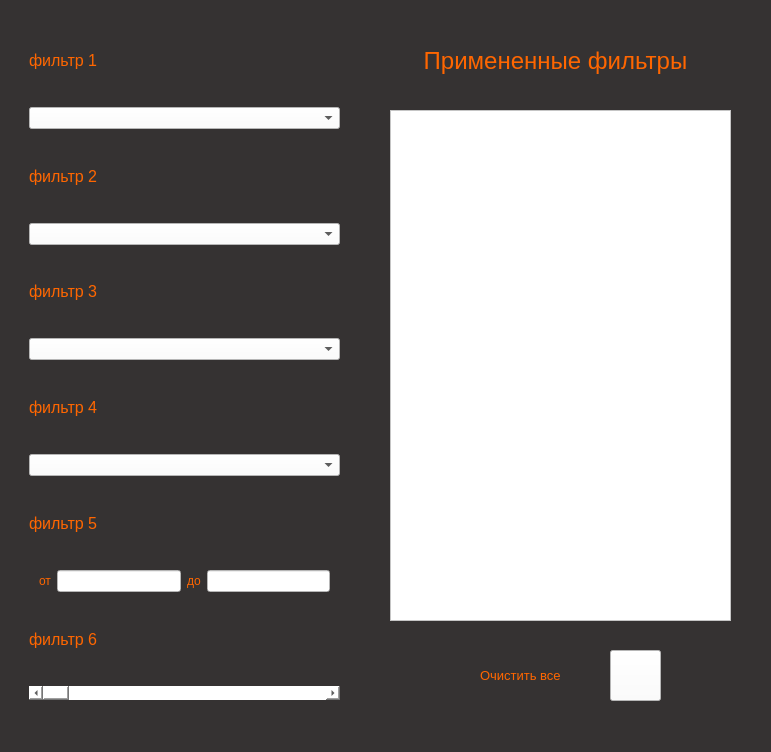
<?xml version="1.0" encoding="UTF-8"?>
<ui version="4.0">
 <class>MainWindow</class>
 <widget class="QMainWindow" name="MainWindow">
  <property name="geometry">
   <rect>
    <x>0</x>
    <y>0</y>
    <width>771</width>
    <height>752</height>
   </rect>
  </property>
  <property name="windowTitle">
   <string>Фильтр</string>
  </property>
  <property name="styleSheet">
   <string notr="true">background-color: #353232</string>
  </property>
  <property name="animated">
   <bool>false</bool>
  </property>
  <widget class="QWidget" name="centralwidget">
   <widget class="QWidget" name="verticalLayoutWidget">
    <property name="geometry">
     <rect>
      <x>9</x>
      <y>9</y>
      <width>351</width>
      <height>711</height>
     </rect>
    </property>
    <layout class="QVBoxLayout" name="verticalLayout">
     <property name="leftMargin">
      <number>20</number>
     </property>
     <property name="topMargin">
      <number>10</number>
     </property>
     <property name="rightMargin">
      <number>20</number>
     </property>
     <property name="bottomMargin">
      <number>20</number>
     </property>
     <item>
      <widget class="QLabel" name="lbl_1">
       <property name="font">
        <font>
         <pointsize>12</pointsize>
        </font>
       </property>
       <property name="styleSheet">
        <string notr="true">color: #FF6600</string>
       </property>
       <property name="text">
        <string>фильтр 1</string>
       </property>
      </widget>
     </item>
     <item>
      <widget class="QComboBox" name="box_f1">
       <property name="sizePolicy">
        <sizepolicy hsizetype="Preferred" vsizetype="Fixed">
         <horstretch>0</horstretch>
         <verstretch>0</verstretch>
        </sizepolicy>
       </property>
       <property name="palette">
        <palette>
         <active>
          <colorrole role="Button">
           <brush brushstyle="SolidPattern">
            <color alpha="255">
             <red>255</red>
             <green>255</green>
             <blue>255</blue>
            </color>
           </brush>
          </colorrole>
          <colorrole role="Base">
           <brush brushstyle="SolidPattern">
            <color alpha="255">
             <red>255</red>
             <green>255</green>
             <blue>255</blue>
            </color>
           </brush>
          </colorrole>
          <colorrole role="Window">
           <brush brushstyle="SolidPattern">
            <color alpha="255">
             <red>255</red>
             <green>255</green>
             <blue>255</blue>
            </color>
           </brush>
          </colorrole>
         </active>
         <inactive>
          <colorrole role="Button">
           <brush brushstyle="SolidPattern">
            <color alpha="255">
             <red>255</red>
             <green>255</green>
             <blue>255</blue>
            </color>
           </brush>
          </colorrole>
          <colorrole role="Base">
           <brush brushstyle="SolidPattern">
            <color alpha="255">
             <red>255</red>
             <green>255</green>
             <blue>255</blue>
            </color>
           </brush>
          </colorrole>
          <colorrole role="Window">
           <brush brushstyle="SolidPattern">
            <color alpha="255">
             <red>255</red>
             <green>255</green>
             <blue>255</blue>
            </color>
           </brush>
          </colorrole>
         </inactive>
         <disabled>
          <colorrole role="Button">
           <brush brushstyle="SolidPattern">
            <color alpha="255">
             <red>255</red>
             <green>255</green>
             <blue>255</blue>
            </color>
           </brush>
          </colorrole>
          <colorrole role="Base">
           <brush brushstyle="SolidPattern">
            <color alpha="255">
             <red>255</red>
             <green>255</green>
             <blue>255</blue>
            </color>
           </brush>
          </colorrole>
          <colorrole role="Window">
           <brush brushstyle="SolidPattern">
            <color alpha="255">
             <red>255</red>
             <green>255</green>
             <blue>255</blue>
            </color>
           </brush>
          </colorrole>
         </disabled>
        </palette>
       </property>
       <property name="font">
        <font>
         <strikeout>false</strikeout>
        </font>
       </property>
       <property name="focusPolicy">
        <enum>Qt::ClickFocus</enum>
       </property>
       <property name="contextMenuPolicy">
        <enum>Qt::CustomContextMenu</enum>
       </property>
       <property name="styleSheet">
        <string notr="true">background-color: white</string>
       </property>
      </widget>
     </item>
     <item>
      <widget class="QLabel" name="lbl_2">
       <property name="font">
        <font>
         <pointsize>12</pointsize>
        </font>
       </property>
       <property name="styleSheet">
        <string notr="true">color: #FF6600</string>
       </property>
       <property name="text">
        <string>фильтр 2</string>
       </property>
      </widget>
     </item>
     <item>
      <widget class="QComboBox" name="box_f2">
       <property name="palette">
        <palette>
         <active>
          <colorrole role="Button">
           <brush brushstyle="SolidPattern">
            <color alpha="255">
             <red>255</red>
             <green>255</green>
             <blue>255</blue>
            </color>
           </brush>
          </colorrole>
          <colorrole role="Base">
           <brush brushstyle="SolidPattern">
            <color alpha="255">
             <red>255</red>
             <green>255</green>
             <blue>255</blue>
            </color>
           </brush>
          </colorrole>
          <colorrole role="Window">
           <brush brushstyle="SolidPattern">
            <color alpha="255">
             <red>255</red>
             <green>255</green>
             <blue>255</blue>
            </color>
           </brush>
          </colorrole>
         </active>
         <inactive>
          <colorrole role="Button">
           <brush brushstyle="SolidPattern">
            <color alpha="255">
             <red>255</red>
             <green>255</green>
             <blue>255</blue>
            </color>
           </brush>
          </colorrole>
          <colorrole role="Base">
           <brush brushstyle="SolidPattern">
            <color alpha="255">
             <red>255</red>
             <green>255</green>
             <blue>255</blue>
            </color>
           </brush>
          </colorrole>
          <colorrole role="Window">
           <brush brushstyle="SolidPattern">
            <color alpha="255">
             <red>255</red>
             <green>255</green>
             <blue>255</blue>
            </color>
           </brush>
          </colorrole>
         </inactive>
         <disabled>
          <colorrole role="Button">
           <brush brushstyle="SolidPattern">
            <color alpha="255">
             <red>255</red>
             <green>255</green>
             <blue>255</blue>
            </color>
           </brush>
          </colorrole>
          <colorrole role="Base">
           <brush brushstyle="SolidPattern">
            <color alpha="255">
             <red>255</red>
             <green>255</green>
             <blue>255</blue>
            </color>
           </brush>
          </colorrole>
          <colorrole role="Window">
           <brush brushstyle="SolidPattern">
            <color alpha="255">
             <red>255</red>
             <green>255</green>
             <blue>255</blue>
            </color>
           </brush>
          </colorrole>
         </disabled>
        </palette>
       </property>
       <property name="focusPolicy">
        <enum>Qt::ClickFocus</enum>
       </property>
       <property name="styleSheet">
        <string notr="true">background-color: white</string>
       </property>
      </widget>
     </item>
     <item>
      <widget class="QLabel" name="lbl_3">
       <property name="font">
        <font>
         <pointsize>12</pointsize>
        </font>
       </property>
       <property name="styleSheet">
        <string notr="true">color: #FF6600</string>
       </property>
       <property name="text">
        <string>фильтр 3</string>
       </property>
      </widget>
     </item>
     <item>
      <widget class="QComboBox" name="box_f3">
       <property name="palette">
        <palette>
         <active>
          <colorrole role="Button">
           <brush brushstyle="SolidPattern">
            <color alpha="255">
             <red>255</red>
             <green>255</green>
             <blue>255</blue>
            </color>
           </brush>
          </colorrole>
          <colorrole role="Base">
           <brush brushstyle="SolidPattern">
            <color alpha="255">
             <red>255</red>
             <green>255</green>
             <blue>255</blue>
            </color>
           </brush>
          </colorrole>
          <colorrole role="Window">
           <brush brushstyle="SolidPattern">
            <color alpha="255">
             <red>255</red>
             <green>255</green>
             <blue>255</blue>
            </color>
           </brush>
          </colorrole>
         </active>
         <inactive>
          <colorrole role="Button">
           <brush brushstyle="SolidPattern">
            <color alpha="255">
             <red>255</red>
             <green>255</green>
             <blue>255</blue>
            </color>
           </brush>
          </colorrole>
          <colorrole role="Base">
           <brush brushstyle="SolidPattern">
            <color alpha="255">
             <red>255</red>
             <green>255</green>
             <blue>255</blue>
            </color>
           </brush>
          </colorrole>
          <colorrole role="Window">
           <brush brushstyle="SolidPattern">
            <color alpha="255">
             <red>255</red>
             <green>255</green>
             <blue>255</blue>
            </color>
           </brush>
          </colorrole>
         </inactive>
         <disabled>
          <colorrole role="Button">
           <brush brushstyle="SolidPattern">
            <color alpha="255">
             <red>255</red>
             <green>255</green>
             <blue>255</blue>
            </color>
           </brush>
          </colorrole>
          <colorrole role="Base">
           <brush brushstyle="SolidPattern">
            <color alpha="255">
             <red>255</red>
             <green>255</green>
             <blue>255</blue>
            </color>
           </brush>
          </colorrole>
          <colorrole role="Window">
           <brush brushstyle="SolidPattern">
            <color alpha="255">
             <red>255</red>
             <green>255</green>
             <blue>255</blue>
            </color>
           </brush>
          </colorrole>
         </disabled>
        </palette>
       </property>
       <property name="focusPolicy">
        <enum>Qt::ClickFocus</enum>
       </property>
       <property name="styleSheet">
        <string notr="true">background-color: white</string>
       </property>
      </widget>
     </item>
     <item>
      <widget class="QLabel" name="lbl_4">
       <property name="font">
        <font>
         <pointsize>12</pointsize>
        </font>
       </property>
       <property name="styleSheet">
        <string notr="true">color: #FF6600</string>
       </property>
       <property name="text">
        <string>фильтр 4</string>
       </property>
      </widget>
     </item>
     <item>
      <widget class="QComboBox" name="box_f4">
       <property name="palette">
        <palette>
         <active>
          <colorrole role="Button">
           <brush brushstyle="SolidPattern">
            <color alpha="255">
             <red>255</red>
             <green>255</green>
             <blue>255</blue>
            </color>
           </brush>
          </colorrole>
          <colorrole role="Base">
           <brush brushstyle="SolidPattern">
            <color alpha="255">
             <red>255</red>
             <green>255</green>
             <blue>255</blue>
            </color>
           </brush>
          </colorrole>
          <colorrole role="Window">
           <brush brushstyle="SolidPattern">
            <color alpha="255">
             <red>255</red>
             <green>255</green>
             <blue>255</blue>
            </color>
           </brush>
          </colorrole>
         </active>
         <inactive>
          <colorrole role="Button">
           <brush brushstyle="SolidPattern">
            <color alpha="255">
             <red>255</red>
             <green>255</green>
             <blue>255</blue>
            </color>
           </brush>
          </colorrole>
          <colorrole role="Base">
           <brush brushstyle="SolidPattern">
            <color alpha="255">
             <red>255</red>
             <green>255</green>
             <blue>255</blue>
            </color>
           </brush>
          </colorrole>
          <colorrole role="Window">
           <brush brushstyle="SolidPattern">
            <color alpha="255">
             <red>255</red>
             <green>255</green>
             <blue>255</blue>
            </color>
           </brush>
          </colorrole>
         </inactive>
         <disabled>
          <colorrole role="Button">
           <brush brushstyle="SolidPattern">
            <color alpha="255">
             <red>255</red>
             <green>255</green>
             <blue>255</blue>
            </color>
           </brush>
          </colorrole>
          <colorrole role="Base">
           <brush brushstyle="SolidPattern">
            <color alpha="255">
             <red>255</red>
             <green>255</green>
             <blue>255</blue>
            </color>
           </brush>
          </colorrole>
          <colorrole role="Window">
           <brush brushstyle="SolidPattern">
            <color alpha="255">
             <red>255</red>
             <green>255</green>
             <blue>255</blue>
            </color>
           </brush>
          </colorrole>
         </disabled>
        </palette>
       </property>
       <property name="focusPolicy">
        <enum>Qt::ClickFocus</enum>
       </property>
       <property name="styleSheet">
        <string notr="true">background-color: white</string>
       </property>
      </widget>
     </item>
     <item>
      <widget class="QLabel" name="lbl_5">
       <property name="font">
        <font>
         <pointsize>12</pointsize>
        </font>
       </property>
       <property name="styleSheet">
        <string notr="true">color: #FF6600</string>
       </property>
       <property name="text">
        <string>фильтр 5</string>
       </property>
      </widget>
     </item>
     <item>
      <layout class="QHBoxLayout" name="horizontalLayout">
       <property name="leftMargin">
        <number>10</number>
       </property>
       <property name="rightMargin">
        <number>10</number>
       </property>
       <item>
        <widget class="QLabel" name="lbl_from">
         <property name="styleSheet">
          <string notr="true">color: #FF6600</string>
         </property>
         <property name="text">
          <string>от</string>
         </property>
        </widget>
       </item>
       <item>
        <widget class="QLineEdit" name="line_from">
         <property name="styleSheet">
          <string notr="true">background-color: white</string>
         </property>
        </widget>
       </item>
       <item>
        <widget class="QLabel" name="lbl_to">
         <property name="styleSheet">
          <string notr="true">color: #FF6600</string>
         </property>
         <property name="text">
          <string>до</string>
         </property>
        </widget>
       </item>
       <item>
        <widget class="QLineEdit" name="line_to">
         <property name="styleSheet">
          <string notr="true">background-color: white</string>
         </property>
        </widget>
       </item>
      </layout>
     </item>
     <item>
      <widget class="QLabel" name="lbl_6">
       <property name="font">
        <font>
         <pointsize>12</pointsize>
        </font>
       </property>
       <property name="styleSheet">
        <string notr="true">color: #FF6600</string>
       </property>
       <property name="text">
        <string>фильтр 6</string>
       </property>
      </widget>
     </item>
     <item>
      <widget class="QScrollBar" name="horizontalScrollBar">
       <property name="palette">
        <palette>
         <active>
          <colorrole role="Button">
           <brush brushstyle="SolidPattern">
            <color alpha="255">
             <red>255</red>
             <green>255</green>
             <blue>255</blue>
            </color>
           </brush>
          </colorrole>
          <colorrole role="Base">
           <brush brushstyle="SolidPattern">
            <color alpha="255">
             <red>255</red>
             <green>255</green>
             <blue>255</blue>
            </color>
           </brush>
          </colorrole>
          <colorrole role="Window">
           <brush brushstyle="SolidPattern">
            <color alpha="255">
             <red>255</red>
             <green>255</green>
             <blue>255</blue>
            </color>
           </brush>
          </colorrole>
         </active>
         <inactive>
          <colorrole role="Button">
           <brush brushstyle="SolidPattern">
            <color alpha="255">
             <red>255</red>
             <green>255</green>
             <blue>255</blue>
            </color>
           </brush>
          </colorrole>
          <colorrole role="Base">
           <brush brushstyle="SolidPattern">
            <color alpha="255">
             <red>255</red>
             <green>255</green>
             <blue>255</blue>
            </color>
           </brush>
          </colorrole>
          <colorrole role="Window">
           <brush brushstyle="SolidPattern">
            <color alpha="255">
             <red>255</red>
             <green>255</green>
             <blue>255</blue>
            </color>
           </brush>
          </colorrole>
         </inactive>
         <disabled>
          <colorrole role="Button">
           <brush brushstyle="SolidPattern">
            <color alpha="255">
             <red>255</red>
             <green>255</green>
             <blue>255</blue>
            </color>
           </brush>
          </colorrole>
          <colorrole role="Base">
           <brush brushstyle="SolidPattern">
            <color alpha="255">
             <red>255</red>
             <green>255</green>
             <blue>255</blue>
            </color>
           </brush>
          </colorrole>
          <colorrole role="Window">
           <brush brushstyle="SolidPattern">
            <color alpha="255">
             <red>255</red>
             <green>255</green>
             <blue>255</blue>
            </color>
           </brush>
          </colorrole>
         </disabled>
        </palette>
       </property>
       <property name="focusPolicy">
        <enum>Qt::TabFocus</enum>
       </property>
       <property name="styleSheet">
        <string notr="true">background-color: white</string>
       </property>
       <property name="orientation">
        <enum>Qt::Horizontal</enum>
       </property>
      </widget>
     </item>
    </layout>
   </widget>
   <widget class="QPlainTextEdit" name="text_filters">
    <property name="geometry">
     <rect>
      <x>390</x>
      <y>110</y>
      <width>341</width>
      <height>511</height>
     </rect>
    </property>
    <property name="styleSheet">
     <string notr="true">background-color: white</string>
    </property>
   </widget>
   <widget class="QLabel" name="label_filtres">
    <property name="geometry">
     <rect>
      <x>390</x>
      <y>30</y>
      <width>331</width>
      <height>61</height>
     </rect>
    </property>
    <property name="font">
     <font>
      <pointsize>18</pointsize>
     </font>
    </property>
    <property name="styleSheet">
     <string notr="true">color: #FF6600</string>
    </property>
    <property name="text">
     <string>Примененные фильтры</string>
    </property>
    <property name="alignment">
     <set>Qt::AlignCenter</set>
    </property>
   </widget>
   <widget class="QPushButton" name="btn_clear">
    <property name="geometry">
     <rect>
      <x>610</x>
      <y>650</y>
      <width>51</width>
      <height>51</height>
     </rect>
    </property>
    <property name="palette">
     <palette>
      <active>
       <colorrole role="Button">
        <brush brushstyle="SolidPattern">
         <color alpha="255">
          <red>255</red>
          <green>255</green>
          <blue>255</blue>
         </color>
        </brush>
       </colorrole>
       <colorrole role="Base">
        <brush brushstyle="SolidPattern">
         <color alpha="255">
          <red>255</red>
          <green>255</green>
          <blue>255</blue>
         </color>
        </brush>
       </colorrole>
       <colorrole role="Window">
        <brush brushstyle="SolidPattern">
         <color alpha="255">
          <red>255</red>
          <green>255</green>
          <blue>255</blue>
         </color>
        </brush>
       </colorrole>
      </active>
      <inactive>
       <colorrole role="Button">
        <brush brushstyle="SolidPattern">
         <color alpha="255">
          <red>255</red>
          <green>255</green>
          <blue>255</blue>
         </color>
        </brush>
       </colorrole>
       <colorrole role="Base">
        <brush brushstyle="SolidPattern">
         <color alpha="255">
          <red>255</red>
          <green>255</green>
          <blue>255</blue>
         </color>
        </brush>
       </colorrole>
       <colorrole role="Window">
        <brush brushstyle="SolidPattern">
         <color alpha="255">
          <red>255</red>
          <green>255</green>
          <blue>255</blue>
         </color>
        </brush>
       </colorrole>
      </inactive>
      <disabled>
       <colorrole role="Button">
        <brush brushstyle="SolidPattern">
         <color alpha="255">
          <red>255</red>
          <green>255</green>
          <blue>255</blue>
         </color>
        </brush>
       </colorrole>
       <colorrole role="Base">
        <brush brushstyle="SolidPattern">
         <color alpha="255">
          <red>255</red>
          <green>255</green>
          <blue>255</blue>
         </color>
        </brush>
       </colorrole>
       <colorrole role="Window">
        <brush brushstyle="SolidPattern">
         <color alpha="255">
          <red>255</red>
          <green>255</green>
          <blue>255</blue>
         </color>
        </brush>
       </colorrole>
      </disabled>
     </palette>
    </property>
    <property name="contextMenuPolicy">
     <enum>Qt::CustomContextMenu</enum>
    </property>
    <property name="autoFillBackground">
     <bool>false</bool>
    </property>
    <property name="styleSheet">
     <string notr="true">background-color: white</string>
    </property>
    <property name="text">
     <string/>
    </property>
   </widget>
   <widget class="QLabel" name="lbl_del">
    <property name="geometry">
     <rect>
      <x>480</x>
      <y>660</y>
      <width>111</width>
      <height>31</height>
     </rect>
    </property>
    <property name="font">
     <font>
      <pointsize>10</pointsize>
     </font>
    </property>
    <property name="styleSheet">
     <string notr="true">color: #FF6600</string>
    </property>
    <property name="text">
     <string>Очистить все</string>
    </property>
   </widget>
  </widget>
 </widget>
 <resources/>
 <connections/>
</ui>
